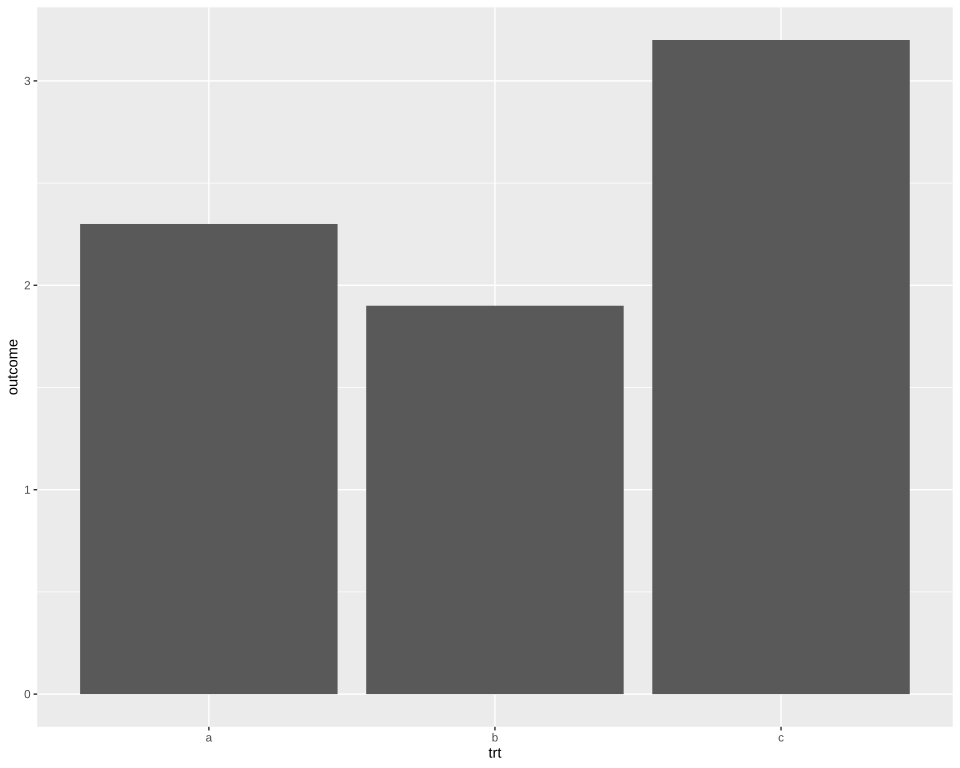

Write R code to recreate this figure.
# The plot test/golden/col.svg draws, drawn by ggplot2 itself, as ggplot2's own visual tests draw
# their snapshots: the independent check on that golden whenever it changes. The suite never runs
# this; it needs R, ggplot2 and vdiffr, which Docker's r-base image installs. From the repository's
# root:
#
#   docker run --rm -v "$PWD/test/golden":/golden:ro r-base:latest bash -c \
#     'apt-get update -qq && apt-get install -y -qq r-cran-ggplot2 r-cran-vdiffr >/dev/null 2>&1 &&
#      Rscript /golden/col.R' > col.ggplot2.svg
#
# and compare the two drawings element by element, as test/golden/point.R describes:
#
#   elements() { grep -E "^<(rect x|circle|polygon|polyline|text)" "$1" |
#     sed -e 's/font-family: [^;]*;//' -e 's/ stroke: #000000;//' -e 's/ fill: none;//'; }
#   diff <(elements col.ggplot2.svg) <(elements test/golden/col.svg)
#
# geom_col()'s example from ggplot2's reference page: three bars on a discrete axis. First checked
# with ggplot2 4.0.3 and vdiffr 1.0.9: every element and clip path matches but svglite's around the
# whole drawing, and the one departure is test/golden/point.R's, the x axis drawn before the y.

library(ggplot2)

df <- data.frame(trt = c("a", "b", "c"), outcome = c(2.3, 1.9, 3.2))
plot <- ggplot(df, aes(trt, outcome)) + geom_col() + theme_gray()

file <- tempfile(fileext = ".svg")
vdiffr::write_svg(plot, file)
cat(readLines(file), sep = "\n")
